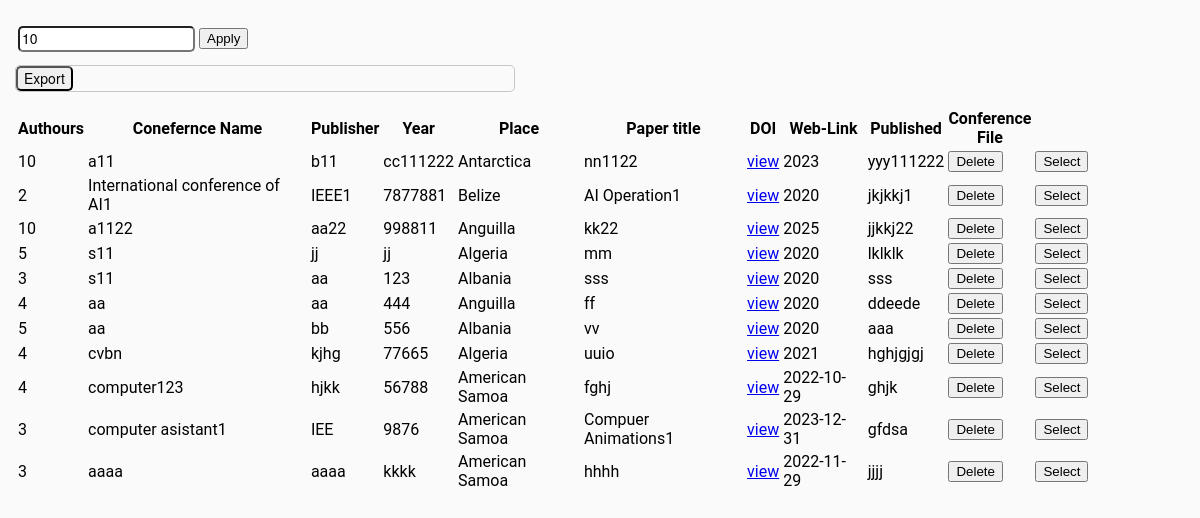
Page /PublicationSite/conference11.php on the earlier database version.
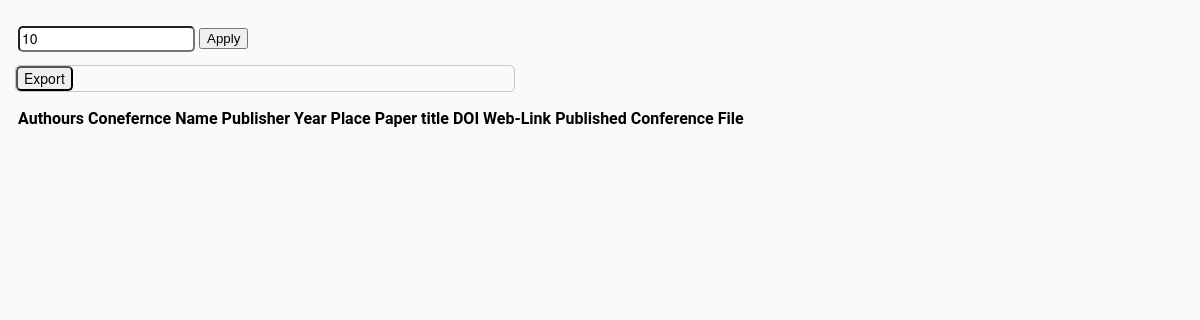
Same page on the later database version.
### tables this page shows
CREATE TABLE `conference` (
  `ConferenceID` int(5) NOT NULL,
  `ResearchTitle` varchar(100) DEFAULT NULL,
  `CoAuthor` varchar(100) DEFAULT NULL,
  `ConferenceOrganizer` varchar(100) DEFAULT NULL,
  `ConferenceName` varchar(100) DEFAULT NULL,
  `ConferenceLocation` varchar(100) DEFAULT NULL,
  `WebLink` text DEFAULT NULL,
  `PublishYear` varchar(10) DEFAULT NULL,
  `DOI` varchar(50) DEFAULT NULL,
  `File` text DEFAULT NULL,
  `Venue` text DEFAULT NULL,
  `ConfType` varchar(50) DEFAULT NULL,
  `CheckerID` int(3) DEFAULT NULL,
  `Teacher_ID` int(3) DEFAULT NULL,
  `MainAuthor` varchar(100) DEFAULT NULL
);

### PublicationSite/conference11.php (the view, shortened to what this page needs)
<html>
<head>
     <body>
      <div align="left">
      <table>
	<tr valign="top">
	<p id="ss1" class="ss1">
		<td class="selection" id="selection">
		</td>
     <td valign="top">
      <div id="div1">
       <table>
        <tr>
                <td>
                  <input id="pglmt" placeholder="Page Limit" title="Page Limit" value="10" class="form-control">
                </td>
                <td>
                    <button id="btnApply" class="btn btn-danger">Apply</button>
                </td>
    </tr>
  </table>
             <form method="post" action="exportconference.php">
     <input type="submit" name="export" class="btn btn-success" value="Export" />
    </form>
<div class="container" id="tables">
       <table class="table table-bordered table-striped" id="table1" style="width: 100%;">
            <thead>
                <tr id="lefts">
                    <th>Authours</th>
                    <th>Conefernce Name</th>
					<th>Publisher</th>
                    <th>Year</th>
                    <th>Place</th>
                    <th>Paper title</th>
                    <th>DOI</th>
                    <th>Web-Link</th>
                    <th>Published</th>
                    <th>Conference File</th>
              </tr>
            </thead>
<?php
include("connection.php");
	?>
           <?php
		   if(!isset($_POST['aa']))
		   {
		   ?>
            <tbody id="table-body">
              <?php
$sql_select_conference="Select  * from conference order by ConferenceID";
$result1=mysqli_query($conn,$sql_select_conference) or die(mysqli_error($conn));
while ($row=mysqli_fetch_array($result1)){
           ?>
                 <tr class="delete_mem<?php echo $row[0];?>">
                    <td>
                    <?= $row[2];?>
                    </td>
                    <td>
                    <?= $row[4];?>
                    </td>
                    <td>
                    <?= $row[3];?>
                    </td>
                      <td>
                    <?= $row[8];?>
                    </td>
                      <td>
                    <?= $row[5];?>
                    </td>
                      <td>
                    <?= $row[1];?>
                    </td>
                       <td>
                    <?= $row[9];?>
                    </td>
                  <td>
                    <?= $row[7];?>
                    </td>
                  <td>
                    <?= $row[6];?>
                    </td>
                    <td width="7%">
                    <button id="<?=$row[0]; ?>" class="delete"> Delete </button>
                    </td>
                     <td width="8%">
                    <button id="<?=$row[0]; ?>" class="selected"> Select </button>
                    </td>
               </tr>
		<?php
}
?>
</tbody>
<?php
		   }?>
 </table>
</div>
</div>
</td>
		 </div>
</body>
</html>

Differences in the rows shown:
removed conference: CoAuthor "10", ConferenceName "a11", ConferenceOrganizer "b11", DOI "cc111222", ConferenceLocation "Antarctica", ResearchTitle "nn1122", File "view", PublishYear "2023", WebLink "yyy111222"
removed conference: CoAuthor "2", ConferenceName "International conference of AI1", ConferenceOrganizer "IEEE1", DOI "7877881", ConferenceLocation "Belize", ResearchTitle "AI Operation1", File "view", PublishYear "2020", WebLink "jkjkkj1"
removed conference: CoAuthor "10", ConferenceName "a1122", ConferenceOrganizer "aa22", DOI "998811", ConferenceLocation "Anguilla", ResearchTitle "kk22", File "view", PublishYear "2025", WebLink "jjkkj22"
removed conference: CoAuthor "5", ConferenceName "s11", ConferenceOrganizer "jj", DOI "jj", ConferenceLocation "Algeria", ResearchTitle "mm", File "view", PublishYear "2020", WebLink "lklklk"
removed conference: CoAuthor "3", ConferenceName "s11", ConferenceOrganizer "aa", DOI "123", ConferenceLocation "Albania", ResearchTitle "sss", File "view", PublishYear "2020", WebLink "sss"
removed conference: CoAuthor "4", ConferenceName "aa", ConferenceOrganizer "aa", DOI "444", ConferenceLocation "Anguilla", ResearchTitle "ff", File "view", PublishYear "2020", WebLink "ddeede"
removed conference: CoAuthor "5", ConferenceName "aa", ConferenceOrganizer "bb", DOI "556", ConferenceLocation "Albania", ResearchTitle "vv", File "view", PublishYear "2020", WebLink "aaa"
removed conference: CoAuthor "4", ConferenceName "cvbn", ConferenceOrganizer "kjhg", DOI "77665", ConferenceLocation "Algeria", ResearchTitle "uuio", File "view", PublishYear "2021", WebLink "hghjgjgj"
removed conference: CoAuthor "4", ConferenceName "computer123", ConferenceOrganizer "hjkk", DOI "56788", ConferenceLocation "American Samoa", ResearchTitle "fghj", File "view", PublishYear "2022-10-29", WebLink "ghjk"
removed conference: CoAuthor "3", ConferenceName "computer asistant1", ConferenceOrganizer "IEE", DOI "9876", ConferenceLocation "American Samoa", ResearchTitle "Compuer Animations1", File "view", PublishYear "2023-12-31", WebLink "gfdsa"
removed conference: CoAuthor "3", ConferenceName "aaaa", ConferenceOrganizer "aaaa", DOI "kkkk", ConferenceLocation "American Samoa", ResearchTitle "hhhh", File "view", PublishYear "2022-11-29", WebLink "jjjj"
